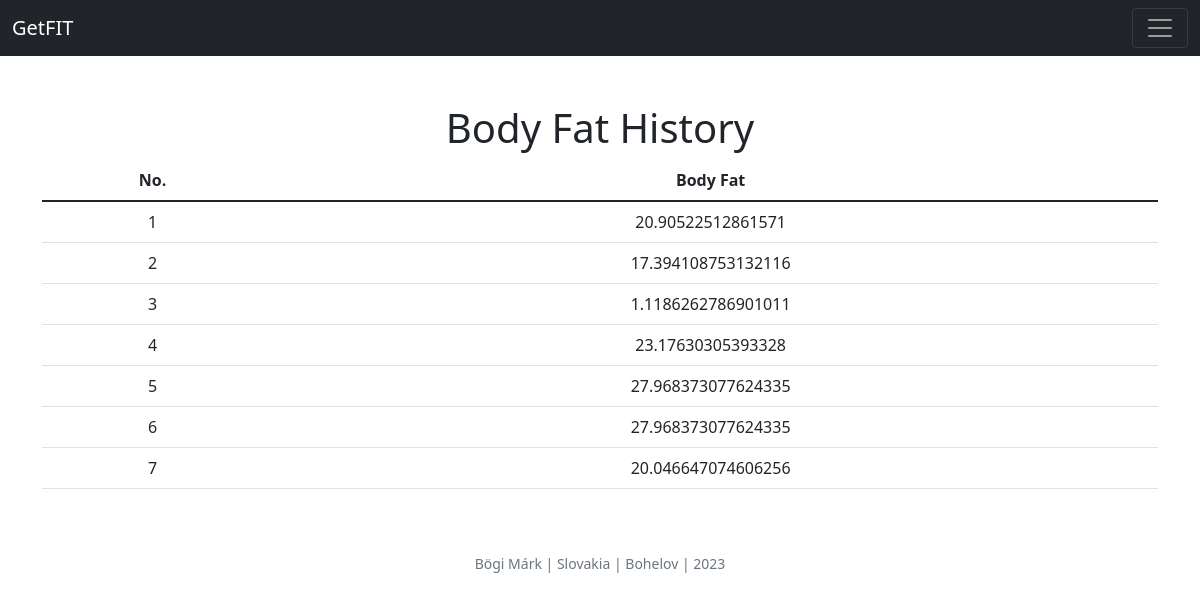
The app's page /bodyfat_history (signed in) with its own data.
### tables this page shows
CREATE TABLE bodyfat (
    id INTEGER PRIMARY KEY AUTOINCREMENT,
    user_id INTEGER,
    bodyfat REAL
);

### app.py (the view)
@app.route('/bodyfat_history', methods=['GET'])
@login_required
def bodyfat_history():
    user_id = session['user_id']
    rows = db.execute("SELECT * FROM bodyfat WHERE user_id = ?", user_id)
    return render_template('bodyfat_history.html', rows=rows)

### app.py (called while the page is built)
def login_required(f):
    @wraps(f)
    def decorated_function(*args, **kwargs):
        if session.get("user_id") is None:
            return redirect("/login")
        return f(*args, **kwargs)
    return decorated_function

@app.after_request
def after_request(response):
    response.headers["Cache-Control"] = "no-cache, no-store, must-revalidate"
    response.headers["Expires"] = 0
    response.headers["Pragma"] = "no-cache"
    return response

### templates/bodyfat_history.html (shortened to what this page needs)
{% extends "layout.html" %}
{% block main %}
    <div class="container">
        <h1>Body Fat History</h1>
        <table class="table">
            <thead>
                <tr>
                    <th>No.</th>
                    <th>Body Fat</th>
                </tr>
            </thead>
            <tbody>
                {% for row in rows %}
                <tr>
                    <td>{{ loop.index }}</td>
                    <td>{{ row.bodyfat }}</td>
                </tr>
                {% endfor %}
            </tbody>
        </table>
    </div>
{% endblock %}

### records on screen
bodyfat: bodyfat "20.90522512861571"
bodyfat: bodyfat "17.394108753132116"
bodyfat: bodyfat "1.1186262786901011"
bodyfat: bodyfat "23.17630305393328"
bodyfat: bodyfat "27.968373077624335"
bodyfat: bodyfat "27.968373077624335"
bodyfat: bodyfat "20.046647074606256"
